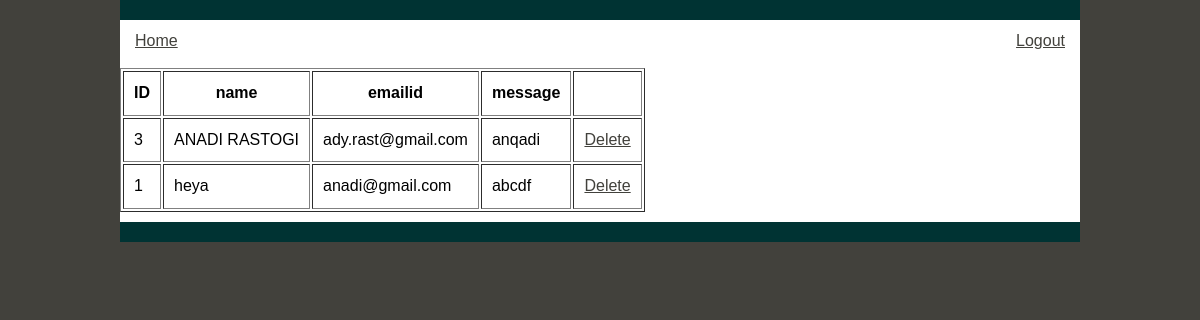
The page /admin/feedback/feedback.php (signed in) on the database its author committed.
### tables this page shows
CREATE TABLE IF NOT EXISTS `feedback` (
  `sysid` int(10) NOT NULL AUTO_INCREMENT COMMENT 'generates unique number for every feedback',
  `name` varchar(100) NOT NULL,
  `emailid` varchar(100) NOT NULL,
  `message` varchar(10000) NOT NULL,
  PRIMARY KEY (`sysid`)
);

### admin/feedback/feedback.php (the view, shortened to what this page needs)
<!DOCTYPE html PUBLIC "-//W3C//DTD XHTML 1.0 Transitional//EN" "http://www.w3.org/TR/xhtml1/DTD/xhtml1-transitional.dtd">
<html xmlns="http://www.w3.org/1999/xhtml">
<head>
<link href="feedback.css" rel="stylesheet" type="text/css" />
</head>
<body>
<div class="container">
  <div class="header"> </div>
  <div class="content">
  <p><a href="../home.php">Home</a>    <a style="float:right;" href="../logout.php">Logout</a></p>
   <?php
        $result = mysql_query("SELECT * FROM feedback ORDER BY sysid DESC")
                or die(mysql_error());
        echo "<table border='1' cellpadding='10'>";
        echo "<tr> <th>ID</th> <th>name</th>  <th>emailid</th> <th>message</th> <th></th></tr>";
        while($row = mysql_fetch_array( $result )) {
                echo "<tr>";
                echo '<td>' . $row['sysid'] . '</td>';
                echo '<td>' . $row['name'] . '</td>';
                echo '<td>' . $row['emailid'] . '</td>';
				echo '<td>' . $row['message'] . '</td>';
                echo '<td><a href="delete.php?id=' . $row['sysid'] . '" onclick="return confirm(\'Confirm delete?\');" >Delete</a></td>';
                echo "</tr>";
        }
        echo "</table>";
?></div>
  <div class="footer"></div>
  </div>
</body>
</html>

### admin/feedback/feedback.css (style rules this page uses)
body { font: 100%/1.4 Verdana, Arial, Helvetica, sans-serif; background-color: #42413C; margin: 0; padding: 0; color: #000; }
h1, h2, h3, h4, h5, h6, p { margin-top: 0; padding-right: 15px; padding-left: 15px; }
a:link { color: #42413C; text-decoration: underline; }
.container { width: 960px; background-color: #FFF; margin: 0 auto; }
.header { padding: 10px 0; background-color: #033; }
.content { padding: 10px 0; }
.footer { padding: 10px 0; background-color: #033; }

### rows shown on the page
feedback: sysid "3", name "ANADI RASTOGI", emailid "ady.rast@gmail.com", message "anqadi"
feedback: sysid "1", name "heya", emailid "anadi@gmail.com", message "abcdf"
